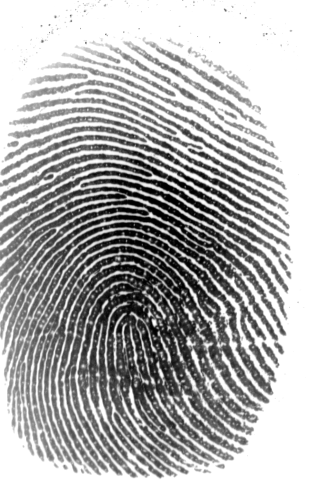
#> input picture data/raw/Scans/1_1 (13) L .bmp, 320 x 480 px
$ python -i noise.py   (imports and definitions only)
#> lines starting #> are read from the running program, lines starting #| are printed output that depends on the picture
#> further down, picture is the input picture: shape (480, 320, 3); min 0, max 255, mean 175.1
### src/processing/mask_and_contour.py
import cv2 as cv
import numpy as np
from skimage.filters.rank import enhance_contrast_percentile, entropy
from skimage.morphology import disk
from ..other.other import find_contours_result


# [80 lines left out: functions threshold_with_enhance, get_mask_enhance, threshold_with_entropy, not called in this run]


def get_mask_entropy(im, ker_ksize=20, p=33, with_ench=True):
    """
    Args:
        im: ndarray
            image
        ker_ksize: int
            kernel size
        p: int [0,...,100]
            lower percentiles
        with_ench: bool
            use entropy or not
    Function creates mask of fingerprint image

    Returns: ndarray
    Mask of fingerprint image

    """
    if with_ench:
        thresh_im = threshold_with_entropy(im, ker_ksize=ker_ksize, p=p)
        res = cv.findContours(thresh_im, cv.RETR_EXTERNAL, cv.CHAIN_APPROX_NONE)
    else:
        res = cv.findContours(im, cv.RETR_EXTERNAL, cv.CHAIN_APPROX_NONE)

    contours, hierarchy = find_contours_result(res)
    merge_contours = np.vstack(contours)

    hull = cv.convexHull(merge_contours)

    mask = np.zeros((im.shape[0], im.shape[1]), dtype=np.uint8)
    mask = cv.fillConvexPoly(mask, hull, 255)

    return mask


def get_mask(im, ker_ksize=21, p_entropy=33, with_ench=True, with_entropy=True, p0=0.1, p1=.45):
    """

    Args:
        im: ndarray
            image
        ker_ksize: int
            kernel size
        p_entropy: int [0,...,100]
            percentiles for entropy mask
        with_ench: bool
            use enchance(entropy) or not
        with_entropy: bool
            use entropy or enchance
        p0: float [0,...,1] p0<p1
            lower percentile of enchanche mask
        p1: float [0,...,1] p0<p1
            upper percentile of enchanche mask

    Returns:

    """
    if with_entropy:
        mask = get_mask_entropy(im, ker_ksize=ker_ksize, p=p_entropy, with_ench=with_ench)
    else:
        mask = get_mask_enhance(im, ker_ksize=ker_ksize, p0=p0, p1=p1, with_ench=with_ench)

    return mask

### src/processing/noise.py
import cv2 as cv
import numpy as np
from .mask_and_contour import get_mask
from itertools import combinations as comb


def get_gradient(image, rx=1, ry=1):
    """

    Args:
        image: ndarray
            fingerprint image
        rx: int
            degree of x derivative
        ry:
            degree of u derivative
    Function compute gradient using Sobel operator

    Returns: ndarray, ndarray
        x derivative, y derivative

    """
#> called with rx = 1, ry = 1
    dx = cv.Sobel(image, cv.CV_64F, rx, 0)
    dy = cv.Sobel(image, cv.CV_64F, 0, ry)

    return dx, dy


def avg_grad(gx, gy, ksize, with_sqrt=True):
    """

    Args:
        gx: ndarray
            x derivative
        gy: ndarray
            y derivative
        ksize: int
            kernel size
        with_sqrt: bool
            use square root or not
    Function averages gradients in the local sense

    Returns: ndarray, ndarray
    function return average x and y derivatives
    """
#> called with ksize = 13, with_sqrt = False

    gsq_real = np.square(gx) - np.square(gy)
    gsq_imag = 2 * gx * gy

    gsq_avg_real = cv.GaussianBlur(gsq_real, (ksize,) * 2, -1)
    gsq_avg_imag = cv.GaussianBlur(gsq_imag, (ksize,) * 2, -1)
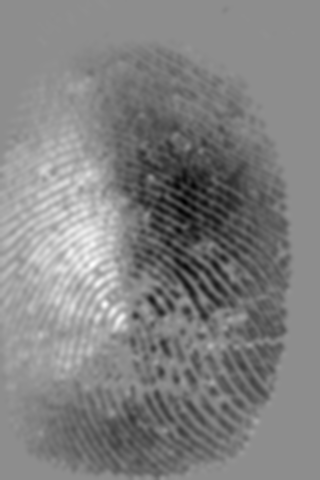
#> gsq_avg_imag: shape (480, 320, 3) float64; min -266492.1, max 212923, mean -22285.5; drawn with min black and max white

    if with_sqrt:
        g_avg = np.sqrt(gsq_avg_real + np.complex(0, 1) * gsq_avg_imag)

        real_part = g_avg.real
        complex_part = g_avg.imag
        return real_part, complex_part
    else:
        return gsq_avg_real, gsq_avg_imag


def norm_vector(dx, dy, eps=1e-3):
    """

    Args:
        dx: ndarray
            x part of vector
        dy: ndarray
            y part of vector
        eps: float
            small number
    Function normalizes vectors

    Returns: ndarray, ndarray
        x and y normalized part of vectors
    """
#> called with eps = 0.001
    lengths = np.sqrt(np.square(dx) + np.square(dy))
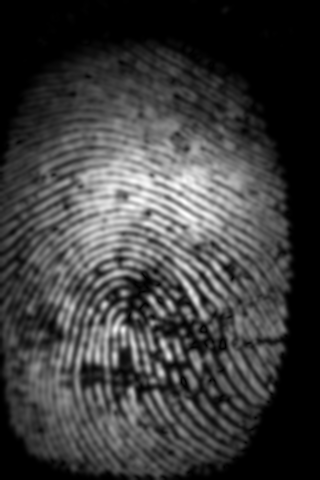
#> lengths: shape (480, 320, 3) float64; min 0, max 284447.9, mean 68304.7; drawn with min black and max white
    norm_dx, norm_dy = np.divide(dx, np.add(lengths, eps)), np.divide(dy, np.add(lengths, eps))
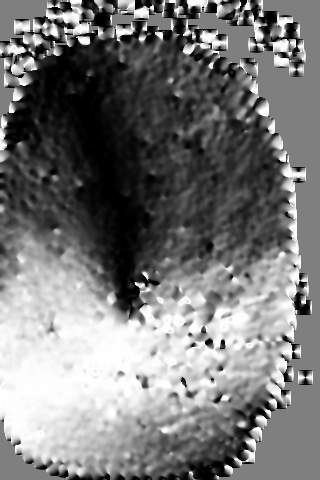
#> norm_dx: shape (480, 320, 3) float64; min -1, max 1, mean -0.053; drawn with min black and max white
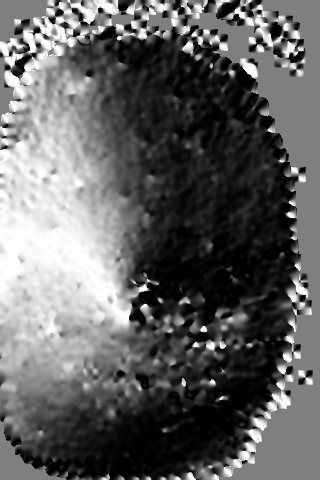
#> norm_dy: shape (480, 320, 3) float64; min -1, max 1, mean -0.23; drawn with min black and max white

    return norm_dx, norm_dy


def scalar_product(dx, dy, ksize=7):
#> called with ksize = 13
    part1 = cv.GaussianBlur(dx, (ksize,) * 2, -1) * dx
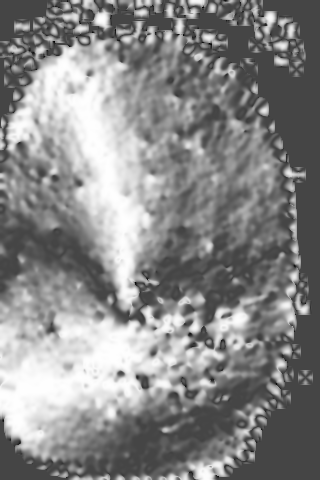
#> part1: shape (480, 320, 3) float64; min -0.374, max 0.999, mean 0.363; drawn with min black and max white
    part2 = cv.GaussianBlur(dy, (ksize,) * 2, -1) * dy
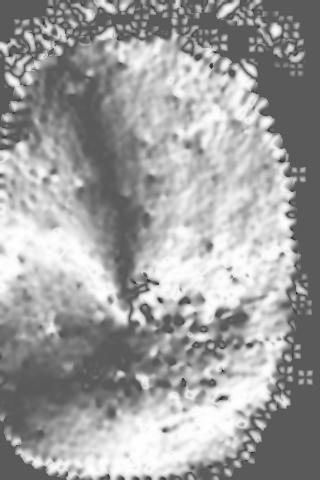
#> part2: shape (480, 320, 3) float64; min -0.549, max 0.999, mean 0.42; drawn with min black and max white

    sp = part1 + part2
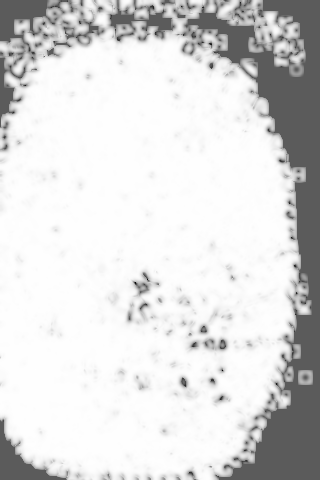
#> sp: shape (480, 320, 3) float64; min -0.558, max 1, mean 0.782; drawn with min black and max white

    return sp


def get_scalar_product_precentiles(im, ksize=13, percs=[0, 20, 40, 60]):
    dx, dy = get_gradient(im)
    dx_avg, dy_avg = avg_grad(dx, dy, ksize=ksize, with_sqrt=False)
    dx_norm, dy_norm = norm_vector(dx_avg, dy_avg)

    sp = scalar_product(dx_norm, dy_norm, ksize=ksize)
    mask = get_mask(im, with_ench=False) == 255

    percentiles = np.percentile(sp[mask], percs)

    return percentiles


def get_pair_scalar_product_distribution(im, ksize=(17, 57)):
    dx, dy = get_gradient(im)

    dx_avg1, dy_avg1 = avg_grad(dx, dy, ksize[0])
    dx_avg2, dy_avg2 = avg_grad(dx, dy, ksize[1])

    mask0 = get_mask(im, with_ench=False) == 255
    mask1 = np.sqrt(dx_avg1 * dx_avg1 + dy_avg1 * dy_avg1) > 0.5
    mask2 = np.sqrt(dx_avg2 * dx_avg2 + dy_avg2 * dy_avg2) > 0.5

    mask = mask0 & mask1 & mask2

    dx_avg1, dy_avg1 = norm_vector(dx_avg1, dy_avg1)
    dx_avg2, dy_avg2 = norm_vector(dx_avg2, dy_avg2)

    sp = dx_avg1[mask] * dx_avg2[mask] + dy_avg1[mask] * dy_avg2[mask]

    return sp


def get_pair_scalar_product_percentiles(im, ksize=(17, 65), ps=[5, 10, 20, 50]):
    pair_scalar_product = get_pair_scalar_product_distribution(im, ksize=ksize)
    percentiles = np.percentile(pair_scalar_product, ps)

    return percentiles


def get_all_pair_sp_percentiles(im, ksizes=(17, 33, 65), ps=[5, 10, 20, 50]):
    sp = np.array([])
    for ksize in comb(ksizes, 2):
        sp_ = get_pair_scalar_product_percentiles(im, ksize=ksize,ps=ps)
        sp = np.append(sp, sp_)

    return sp

>>> import cv2
>>> picture = cv2.imread('../../data/raw/Scans/1_1 (13) L .bmp')
#> (the run stopped early here; a loop or call above may not have finished)
